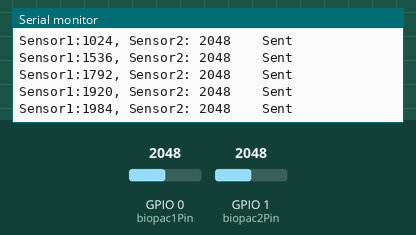
Simulated run of this sketch. Board: ESP32-C6. Parts: the last lines printed to the serial monitor. The inputs (shaded band) are chosen by the test bench; at power-on: GPIO 0 (biopac1Pin) = 2048, GPIO 1 (biopac2Pin) = 2048.

Above: at 1.2 s.
1.3 s: GPIO 0 (biopac1Pin) set to 2866
At 1.44 s:
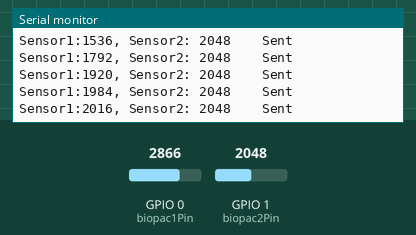
2.8 s: GPIO 1 (biopac2Pin) set to 2866
At 2.94 s:
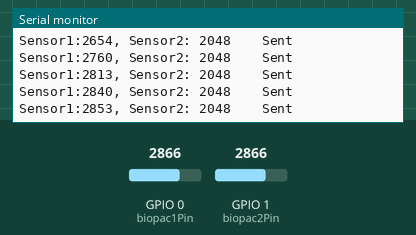
4.3 s: GPIO 0 (biopac1Pin) set to 3603
At 4.45 s:
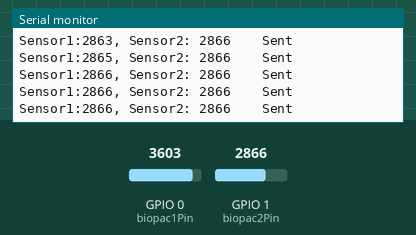
5.8 s: GPIO 1 (biopac2Pin) set to 3603
At 5.95 s:
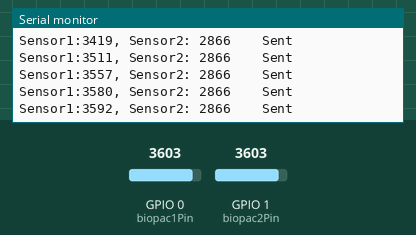
Timing chart, 0 to 8.3 s (numbered marks = the images above; inputs shaded):
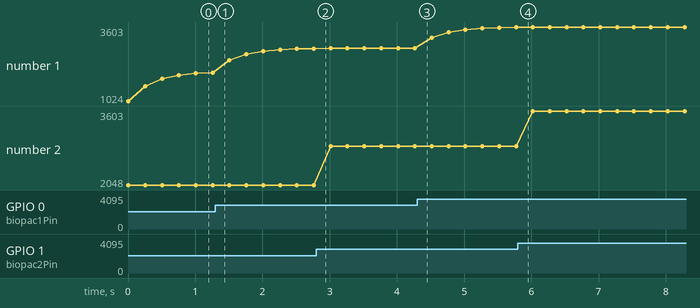

The sketch:

EMGCarTransmitter.ino
```cpp
// %%%%%%%%%%%%%%%%%%%%%%%%%%%%%%%%%%%%%%%%%%%%%%%%%%%%%%%%%%%%%%%%%%%%%%%%%%%%%
// Transmitter EMG car code
// NJIT - BME 383
//
// This Demo code is setup to work with the Seed Studio ESP32-C6
//
// Code by Erick Nunez
//
// %%%%%%%%%%%%%%%%%%%%%%%%%%%%%%%%%%%%%%%%%%%%%%%%%%%%%%%%%%%%%%%%%%%%%%%%%%%%%
// COMMUNICATION LIBRARIES AND DEFINITIONS (Do not modify unless you have to!)
#include <WiFi.h>
#include <esp_now.h>

#define ESPNOW_WIFI_CHANNEL 6
// %%%%%%%%%%%%%%%%%%%%%%%%%%%%%%%%%%%%%%%%%%%%%%%%%%%%%%%%%%%%%%%%%%%%%%%%%%%%%
// =============================================================================
// STUDENT'S ADDITIONAL LIBRARIES AND DEFINITIONS HERE:

// =============================================================================

// %%%%%%%%%%%%%%%%%%%%%%%%%%%%%%%%%%%%%%%%%%%%%%%%%%%%%%%%%%%%%%%%%%%%%%%%%%%%%
// COMMUNICATION PACKET SET UP (Do not modify unless you have to!)
// --- Data packet structure — must match the TRANSMITTER exactly ---
struct ControlPacket {
  uint16_t SensorVal1;   // 0 → 4095
  uint16_t SensorVal2;   // 0 - 4095
};

// --- Communication Global Variables ---
ControlPacket packet;
uint16_t sensorValue1;
uint16_t sensorValue2;

// --- Data Send Callback send ---
void OnDataSent(const uint8_t *mac, esp_now_send_status_t status) {
  Serial.println(status == ESP_NOW_SEND_SUCCESS ? "    Sent" : "    FAILED");
}
// %%%%%%%%%%%%%%%%%%%%%%%%%%%%%%%%%%%%%%%%%%%%%%%%%%%%%%%%%%%%%%%%%%%%%%%%%%%%%

// =============================================================================
// STUDENT'S GLOBAL VARIABLES:
uint8_t receiverMAC[] = {0x1C, 0xDB, 0xD4, 0x78, 0xA6, 0xB0}; // ← REPLACE THIS
int sensorVal1;
int sensorVal2;
int biopac1Pin = A0;
int biopac2Pin = A1;

int lastEMG = 0;
float alpha = 0.5f;
int emgValue = 0;
// =============================================================================

void setup() {
  // %%%%%%%%%%%%%%%%%%%%%%%%%%%%%%%%%%%%%%%%%%%%%%%%%%%%%%%%%%%%%%%%%%%%%%%%%%%%%
  // COMMUNICATION SET UP (Do not modify unless you have to!)
  Serial.begin(115200);
  Serial.println("=== TRANSMITTER starting ===");

  // --- Starts Wifi in station mode and prints MAC address ---
  WiFi.mode(WIFI_STA);
  WiFi.setChannel(ESPNOW_WIFI_CHANNEL);
  while (!WiFi.STA.started()) {
    delay(100);
  }
  Serial.print("Transmitter MAC: ");
  Serial.println(WiFi.macAddress());

  // --- Initialise ESP-NOW ---
  if (esp_now_init() != ESP_OK) {
    Serial.println("ERROR: ESP-NOW init failed. Restart the board.");
    while (true) delay(10000);
  }
  // --- Register send callback ---
  esp_now_register_send_cb(esp_now_send_cb_t(OnDataSent));

  // --- Register the receiver as a peer ---
  esp_now_peer_info_t peerInfo = {};
  memcpy(peerInfo.peer_addr, receiverMAC, 6);
  peerInfo.channel = 0;    // 0 = use current channel
  peerInfo.encrypt = false; // No encryption

  if (esp_now_add_peer(&peerInfo) != ESP_OK) {
    Serial.println("ERROR: Failed to add receiver as peer.");
    Serial.println("Make sure receiverMAC[] is set correctly.");
    while (true);
  }

  Serial.println("ESP-NOW ready. Sending data...");
  // %%%%%%%%%%%%%%%%%%%%%%%%%%%%%%%%%%%%%%%%%%%%%%%%%%%%%%%%%%%%%%%%%%%%%%%%%%%%%


  // =============================================================================
  // STUDENT'S SETUP() CODE STARTS HERE:

  // =============================================================================
}

void loop() {
  // =============================================================================
  // STUDENTS'S MAIN LOOP() CODE STARTS HERE:

  sensorVal1 = analogRead(biopac1Pin);
  sensorVal2 = analogRead(biopac2Pin);

  // Exponential Filter
  emgValue = round(sensorVal1 * alpha + lastEMG * (1.0 - alpha));
  lastEMG = emgValue;

  // Print data
  Serial.print("Sensor1:");
  Serial.print(emgValue);
  Serial.print(", Sensor2: ");
  Serial.print(sensorVal2);

  //=============================================================================

  // %%%%%%%%%%%%%%%%%%%%%%%%%%%%%%%%%%%%%%%%%%%%%%%%%%%%%%%%%%%%%%%%%%%%%%%%%%%%%
  // PACKET COMMUNICATION (Do not modify unless you have to!)
  // --- Clamp to valid range ---
  packet.SensorVal1 = constrain(emgValue, 0, 4095);
  packet.SensorVal2 = constrain(sensorVal2, 0, 4095);

  // --- Send packet to receiver ---
  esp_now_send(receiverMAC, (uint8_t *)&packet, sizeof(packet));
  delay(250);       // Adjust delay as needed. NOTE: Too fast may cause packet loss, too slow may cause lag.
  // %%%%%%%%%%%%%%%%%%%%%%%%%%%%%%%%%%%%%%%%%%%%%%%%%%%%%%%%%%%%%%%%%%%%%%%%%%%%%
}
```

Measured:
- plotted number 1: 2016 → 2853 after the input at 1.3 s, 2866 → 3592 after the input at 4.3 s
